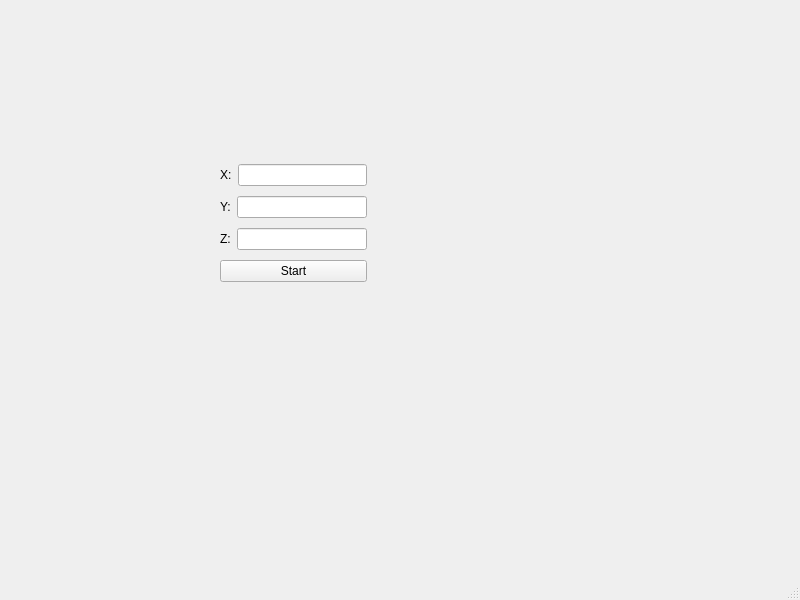
<?xml version="1.0" encoding="UTF-8"?>
<ui version="4.0">
 <class>MainWindow</class>
 <widget class="QMainWindow" name="MainWindow">
  <property name="geometry">
   <rect>
    <x>0</x>
    <y>0</y>
    <width>800</width>
    <height>600</height>
   </rect>
  </property>
  <property name="windowTitle">
   <string>MainWindow</string>
  </property>
  <widget class="QWidget" name="centralwidget">
   <widget class="QWidget" name="">
    <property name="geometry">
     <rect>
      <x>220</x>
      <y>160</y>
      <width>147</width>
      <height>130</height>
     </rect>
    </property>
    <layout class="QVBoxLayout" name="verticalLayout">
     <item>
      <layout class="QHBoxLayout" name="horizontalLayout">
       <item>
        <widget class="QLabel" name="label">
         <property name="text">
          <string>X:</string>
         </property>
        </widget>
       </item>
       <item>
        <widget class="QLineEdit" name="lineEdit"/>
       </item>
      </layout>
     </item>
     <item>
      <layout class="QHBoxLayout" name="horizontalLayout_2">
       <item>
        <widget class="QLabel" name="label_2">
         <property name="text">
          <string>Y:</string>
         </property>
        </widget>
       </item>
       <item>
        <widget class="QLineEdit" name="lineEdit_2"/>
       </item>
      </layout>
     </item>
     <item>
      <layout class="QHBoxLayout" name="horizontalLayout_3">
       <item>
        <widget class="QLabel" name="label_3">
         <property name="text">
          <string>Z:</string>
         </property>
        </widget>
       </item>
       <item>
        <widget class="QLineEdit" name="lineEdit_3"/>
       </item>
      </layout>
     </item>
     <item>
      <widget class="QPushButton" name="pushButton">
       <property name="text">
        <string>Start</string>
       </property>
      </widget>
     </item>
    </layout>
   </widget>
  </widget>
  <widget class="QMenuBar" name="menubar">
   <property name="geometry">
    <rect>
     <x>0</x>
     <y>0</y>
     <width>800</width>
     <height>23</height>
    </rect>
   </property>
  </widget>
  <widget class="QStatusBar" name="statusbar"/>
 </widget>
 <resources/>
 <connections/>
</ui>
